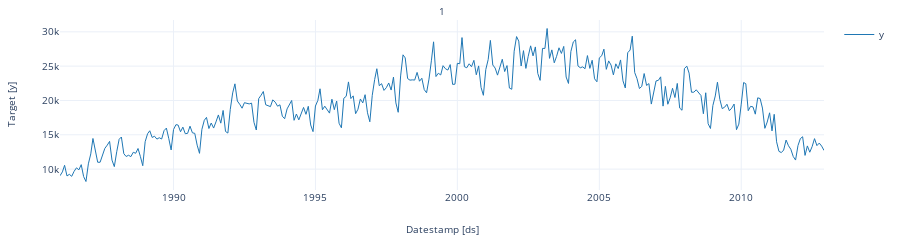

Notebook code for this chart:
### Markdown cell above
# **5. Explore Data with the plot method** <a class="anchor" id="5"></a>

[Table of Contents](#0.1)

Plot some series using the plot method from the StatsForecast class. This method prints 8 random series from the dataset and is useful for basic EDA.

### Code cell
from statsforecast import StatsForecast

StatsForecast.plot(df)

### Figure 1 — Plotly figure (JSON) as saved in the notebook; plotly's stock layout.template omitted (floating-point values rounded to 4 significant figures; data arrays with more than 128 entries replaced by an {"elided": "..."} marker saying what was removed)
{"data": [{"legendgroup": "y", "line": {"color": "#1f77b4", "width": 1}, "mode": "lines", "name": "y", "showlegend": true, "type": "scatter", "x": {"elided": "324 str values"}, "xaxis": "x", "y": {"elided": "324 int values"}, "yaxis": "y"}], "layout": {"annotations": [{"font": {"size": 10}, "showarrow": false, "text": "1", "x": 0.5, "xanchor": "center", "xref": "paper", "y": 1, "yanchor": "bottom", "yref": "paper"}, {"font": {"size": 10}, "showarrow": false, "text": "Datestamp [ds]", "x": 0.5, "xanchor": "center", "xref": "paper", "y": 0, "yanchor": "top", "yref": "paper", "yshift": -30}, {"font": {"size": 10}, "showarrow": false, "text": "Target [y]", "textangle": -90, "x": 0, "xanchor": "right", "xref": "paper", "xshift": -40, "y": 0.5, "yanchor": "middle", "yref": "paper"}], "autosize": true, "font": {"size": 10}, "height": 150, "margin": {"b": 50, "l": 60, "r": 10, "t": 20}, "xaxis": {"anchor": "y", "domain": [0, 1], "showticklabels": true, "visible": true}, "yaxis": {"anchor": "x", "domain": [0, 1]}}}
